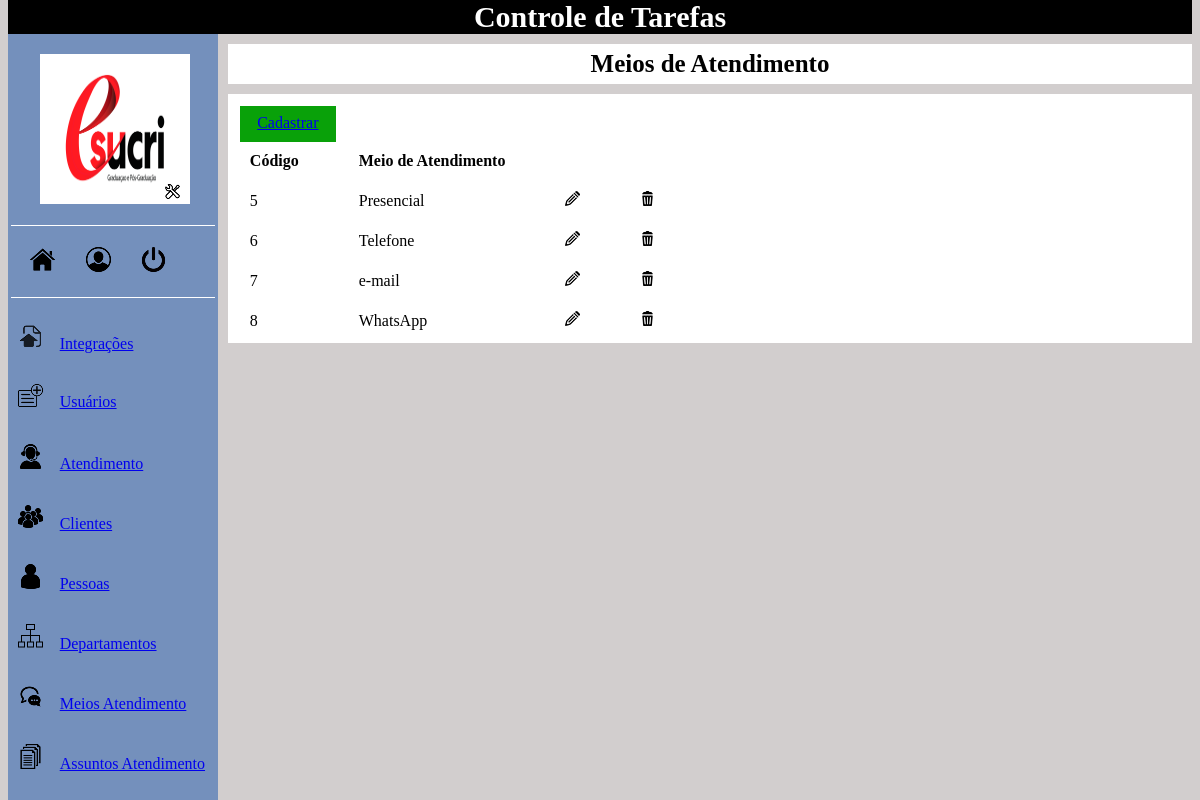
The app's page /views/atendimento-meio-listar.php (signed in) with its own data.
### tables this page shows
CREATE TABLE `atendimento_meio` (
  `id` int(11) NOT NULL AUTO_INCREMENT,
  `nome` varchar(70) NOT NULL,
  PRIMARY KEY (`id`)
);

### views/atendimento-meio-listar.php (the view, shortened to what this page needs)
<?php
    include('../conexao.php');
    include('menu.php');
?>
<!DOCTYPE html>
<html lang="pt-br">
    <head>
        <link rel="stylesheet" href="../styles/estilos.css">
    </head>
	<body>
        <header>
            <div class="header-pagina">Meios de Atendimento</div>
        </header>
        <section class="conteudo">
            <div class="cadastrar">
                <a href="atendimento-meio-cadastro.php">Cadastrar</a>
            </div>
            <table class="listagem">
                <thead>
                    <tr>
                        <th>Código</th>
                        <th>Meio de Atendimento</th>
                        <th></th>
                        <th></th>
                    </tr>
                </thead>
                <tbody>
                    <?php
                        $sql = 'SELECT * FROM atendimento_meio ORDER BY id';
                        $query = mysqli_query($conexao, $sql);
                        if(!$query) {
                            echo mysqli_error($conexao);
                        } else {
                            while ($item = mysqli_fetch_array($query, MYSQLI_ASSOC)) {
                    ?>
                    <tr>
                        <td><?php echo $item['id']?></td>
                        <td><?php echo $item['nome']?></td>
                        <td><a href="atendimento-meio-editar.php?id=<?php echo $item['id']?>"><img src="../assets/editar.png" alt="Editar" title="Editar"></a></td>
                        <td><a href="../controllers/atendimento/atendimento-meio/atendimento-meio-excluir.php?id=<?php echo $item['id']?>"><img src="../assets/excluir.png" alt="Excluir" title="Excluir"></a></td>
                    </tr>
                    <?php
                            }
                        }
                    ?>
                </tbody>
            </table>
        </section>
	</body>
</html>

### styles/estilos.css (style rules this page uses)
.conteudo { margin-top: 10px; padding: 1%; margin-left: 220px; background-color: white; }
body { background-color: rgb(210, 206, 206); }
.listagem { border-collapse: collapse; }
th { padding-right: 50px; padding-left: 10px; }
td { padding-right: 50px; padding-top: 20px; padding-left: 10px; }
.cadastrar { width: 80px; height: 20px; margin-bottom: 1%; background-color: rgb(9, 161, 9); text-align: center; padding: 8px; color: white; }
.header-pagina { margin-top: 10px; padding: 0.5%; margin-left: 220px; background-color: white; text-align: center; font-size: 25px; font-weight: bolder; }

### records on screen
atendimento_meio: id "5", nome "Presencial"
atendimento_meio: id "6", nome "Telefone"
atendimento_meio: id "7", nome "e-mail"
atendimento_meio: id "8", nome "WhatsApp"
